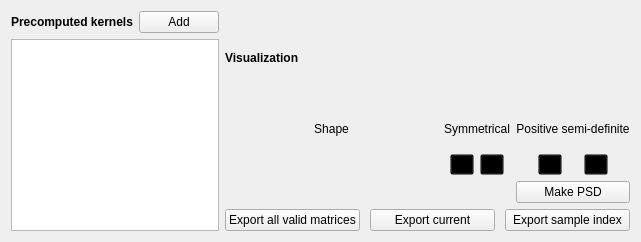
      <widget class="QWidget" name="precomp_tab">
       <attribute name="title">
        <string>Precomputed kernels</string>
       </attribute>
       <layout class="QHBoxLayout" name="horizontalLayout_3" stretch="1,3">
        <item>
         <layout class="QVBoxLayout" name="precomp_kernels_layout" stretch="0,1">
          <item>
           <layout class="QHBoxLayout" name="precomp_input_layout">
            <item>
             <widget class="QLabel" name="precomp_kernels_label">
              <property name="font">
               <font>
                <bold>true</bold>
               </font>
              </property>
              <property name="text">
               <string>Precomputed kernels</string>
              </property>
             </widget>
            </item>
            <item>
             <spacer name="horizontalSpacer_5">
              <property name="orientation">
               <enum>Qt::Orientation::Horizontal</enum>
              </property>
              <property name="sizeHint" stdset="0">
               <size>
                <width>40</width>
                <height>20</height>
               </size>
              </property>
             </spacer>
            </item>
            <item>
             <widget class="QPushButton" name="precomp_add_data_btn">
              <property name="text">
               <string>Add</string>
              </property>
             </widget>
            </item>
           </layout>
          </item>
          <item>
           <widget class="QListWidget" name="precomp_kernels_listwidget">
            <property name="editTriggers">
             <set>QAbstractItemView::EditTrigger::NoEditTriggers</set>
            </property>
            <property name="defaultDropAction">
             <enum>Qt::DropAction::IgnoreAction</enum>
            </property>
           </widget>
          </item>
         </layout>
        </item>
        <item>
         <layout class="QVBoxLayout" name="precomp_vis_layout" stretch="0,0,0">
          <item>
           <layout class="QHBoxLayout" name="precomp_preview_layout">
            <item>
             <widget class="QLabel" name="precomp_visualization_label">
              <property name="font">
               <font>
                <bold>true</bold>
               </font>
              </property>
              <property name="text">
               <string>Visualization</string>
              </property>
             </widget>
            </item>
           </layout>
          </item>
          <item>
           <layout class="QGridLayout" name="precomp_properties_layout">
            <item row="0" column="1">
             <widget class="QLabel" name="precomp_sym_label">
              <property name="enabled">
               <bool>true</bool>
              </property>
              <property name="text">
               <string>Symmetrical</string>
              </property>
              <property name="alignment">
               <set>Qt::AlignmentFlag::AlignCenter</set>
              </property>
             </widget>
            </item>
            <item row="0" column="0">
             <widget class="QLabel" name="precomp_shape_label">
              <property name="enabled">
               <bool>true</bool>
              </property>
              <property name="text">
               <string>Shape</string>
              </property>
              <property name="alignment">
               <set>Qt::AlignmentFlag::AlignCenter</set>
              </property>
             </widget>
            </item>
            <item row="0" column="2">
             <widget class="QLabel" name="precomp_psd_label">
              <property name="enabled">
               <bool>true</bool>
              </property>
              <property name="text">
               <string>Positive semi-definite</string>
              </property>
              <property name="alignment">
               <set>Qt::AlignmentFlag::AlignCenter</set>
              </property>
             </widget>
            </item>
            <item row="1" column="0">
             <widget class="QLabel" name="precomp_shape_value">
              <property name="text">
               <string/>
              </property>
              <property name="alignment">
               <set>Qt::AlignmentFlag::AlignCenter</set>
              </property>
             </widget>
            </item>
            <item row="1" column="1">
             <layout class="QHBoxLayout" name="precomp_sym_layout">
              <property name="spacing">
               <number>0</number>
              </property>
              <item>
               <widget class="QToolButton" name="precomp_not_sym_icon">
                <property name="styleSheet">
                 <string notr="true">background: transparent;</string>
                </property>
                <property name="text">
                 <string>...</string>
                </property>
                <property name="icon">
                 <iconset>
                  <normalon>:/icons/warning.png</normalon>
                 </iconset>
                </property>
                <property name="iconSize">
                 <size>
                  <width>20</width>
                  <height>20</height>
                 </size>
                </property>
               </widget>
              </item>
              <item>
               <widget class="QToolButton" name="precomp_is_sym_icon">
                <property name="styleSheet">
                 <string notr="true">background: transparent;</string>
                </property>
                <property name="text">
                 <string>...</string>
                </property>
                <property name="icon">
                 <iconset>
                  <normalon>:/icons/okay.png</normalon>
                 </iconset>
                </property>
                <property name="iconSize">
                 <size>
                  <width>20</width>
                  <height>20</height>
                 </size>
                </property>
               </widget>
              </item>
             </layout>
            </item>
            <item row="1" column="2">
             <layout class="QHBoxLayout" name="precomp_psd_layout">
              <property name="spacing">
               <number>0</number>
              </property>
              <item>
               <widget class="QToolButton" name="precomp_not_psd_icon">
                <property name="styleSheet">
                 <string notr="true">background: transparent;</string>
                </property>
                <property name="text">
                 <string>...</string>
                </property>
                <property name="icon">
                 <iconset>
                  <normalon>:/icons/warning.png</normalon>
                 </iconset>
                </property>
                <property name="iconSize">
                 <size>
                  <width>20</width>
                  <height>20</height>
                 </size>
                </property>
               </widget>
              </item>
              <item>
               <widget class="QToolButton" name="precomp_is_psd_icon">
                <property name="styleSheet">
                 <string notr="true">background: transparent;</string>
                </property>
                <property name="text">
                 <string>...</string>
                </property>
                <property name="icon">
                 <iconset>
                  <normalon>:/icons/okay.png</normalon>
                 </iconset>
                </property>
                <property name="iconSize">
                 <size>
                  <width>20</width>
                  <height>20</height>
                 </size>
                </property>
               </widget>
              </item>
             </layout>
            </item>
            <item row="2" column="2">
             <widget class="QPushButton" name="reg_kernel_matrix_btn">
              <property name="toolTip">
               <string>Transform the matrix to make it positive semi-definite (may not always be possible)</string>
              </property>
              <property name="text">
               <string>Make PSD</string>
              </property>
             </widget>
            </item>
           </layout>
          </item>
          <item>
           <layout class="QHBoxLayout" name="precomp_export_layout">
            <property name="spacing">
             <number>10</number>
            </property>
            <item>
             <widget class="QPushButton" name="precomp_export_all_btn">
              <property name="text">
               <string>Export all valid matrices</string>
              </property>
             </widget>
            </item>
            <item>
             <widget class="QPushButton" name="precomp_export_current_btn">
              <property name="text">
               <string>Export current</string>
              </property>
             </widget>
            </item>
            <item>
             <widget class="QPushButton" name="precomp_export_ids_btn">
              <property name="text">
               <string>Export sample index</string>
              </property>
             </widget>
            </item>
           </layout>
          </item>
         </layout>
        </item>
       </layout>
      </widget>
